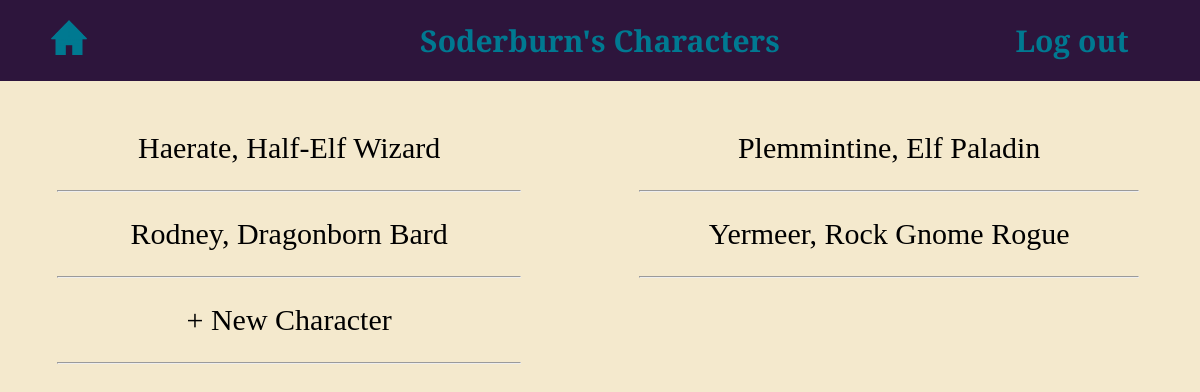
The page /user (signed in) on the database its author committed.
### tables this page shows
CREATE TABLE "User" (User_Id INTEGER PRIMARY KEY AUTOINCREMENT, Username TEXT, Hash TEXT, Salt TEXT);

CREATE TABLE "Character" (Character_Id INTEGER PRIMARY KEY AUTOINCREMENT, Name TEXT, Race INT REFERENCES Race (Race_Id), Class INT REFERENCES Class (Class_Id), Level Type, Background INT REFERENCES Background (Background_Id), HP INT, AC INT, Stats Text, Proficiencies TEXT, Speed INT, Notes TEXT, Current_HP , `Subclass` INTEGER REFERENCES `Subclass`(`Subclass_Id`), "User_Id" INTEGER REFERENCES "User"(`User_Id`), FOREIGN KEY (Class) REFERENCES Class (Class_Id), FOREIGN KEY (Background) REFERENCES Background (Background_Id));

CREATE TABLE "Race" (Race_Id INTEGER PRIMARY KEY AUTOINCREMENT, Name TEXT, Speed TEXT, ASI TEXT, Languages TEXT, Proficiencies TEXT);

CREATE TABLE Class (Class_Id INTEGER PRIMARY KEY AUTOINCREMENT, Name TEXT, HpDie TEXT, Proficiencies TEXT);

### routes.py (the view)
@app.route('/user')
def userPage():
    if 'user_id' not in session:
        return redirect('/login')
    conn = sqlite3.connect(db)
    cur = conn.cursor()
    cur.execute('SELECT Username FROM User WHERE User_Id = ?',
                (session['user_id'],))
    username = cur.fetchone()[0]
    cur.execute('''SELECT Character.Character_Id,Character.Name,Race.Name,
                Class.Name FROM Character JOIN Class ON
                 Character.Class = Class.Class_Id JOIN Race ON
                 Character.Race = Race.Race_Id WHERE User_Id = ?''',
                (session['user_id'],))
    resetSession()
    return render_template('UserPage.html', characters=cur.fetchall(),
                           username=username)

### routes.py (called while the page is built)
def resetSession():
    placeholder = session['user_id']
    session.clear()
    collect()
    session['user_id'] = placeholder

### templates/UserPage.html (shortened to what this page needs)
<!DOCTYPE html>
<html>
    <head>
        <link rel = 'stylesheet', href = '../static/styles.css'>
    </head>
    <body>
        <div class = "main_create">
            <div class="formScrollHeader">
                <div class="headerText">
                    <a href="{{ url_for('userPage')}}"><img style = "width: 30%; margin-top: 10px;" src = "../static/Home.png" class = "menu_button"></a>
                </div>
                <div class="headerText">
                    {{username}}'s Characters
                </div>
                <a href="{{ url_for('logout')}}" class="headerText">
                        Log out
                </a>
            </div>
            <div class = "character_grid">
                {% for i in range(characters|length) %}
                <div>
                    <a href="{{ url_for('character_main', id=characters[i][0])}}" style="color: black; text-decoration: none;">{{characters[i][1]}}, {{characters[i][2]}} {{characters[i][3]}}</a>
                    <hr class = "character_divider">
                </div>
                {% endfor %}
                {% if characters|length <= 20 %}
                <div>
                    <a href="{{ url_for('create')}}" style="color: black; text-decoration: none;">+ New Character</a>
                    <hr class = "character_divider">
                </div>
                {% endif %}
            </div>
        </div>
    </body>
</html>

### static/styles.css (style rules this page uses)
.menu_button { width: 100%; }
body { margin: 0px; height: 70vw; }
.main_create { text-align: center; font-size: 30px; line-height: 1.8; background-color: #f4e9cd; font-family: "Bree Serif", serif; padding-bottom: 5px; min-height: 100%; display: block; width: auto; }
.formScrollHeader { text-align: center; align-items: center; background-color: #2d153c; width: auto; font-size: 30px; color: #007991; margin-top: 0px; padding: 10px; margin-block-end: 40px; display: grid; grid-template-columns: 1fr 1fr 6fr 2fr; }
.character_grid { display: grid; grid-template-columns: auto auto; }
.character_divider { width: 80%; }
.headerText { font-weight: bold; color: #007991; text-decoration: none; }
.headerText a,a:visited { text-decoration: none; font-weight: bold; color: #007991; position:relative; margin-top: 10px; }

### rows shown on the page
User: Username "Soderburn"
Character: Name "Haerate"
Race: Name "Half-Elf"
Class: Name "Wizard"
Character: Name "Plemmintine"
Race: Name "Elf"
Class: Name "Paladin"
Character: Name "Rodney"
Race: Name "Dragonborn"
Class: Name "Bard"
Character: Name "Yermeer"
Race: Name "Rock Gnome"
Class: Name "Rogue"
